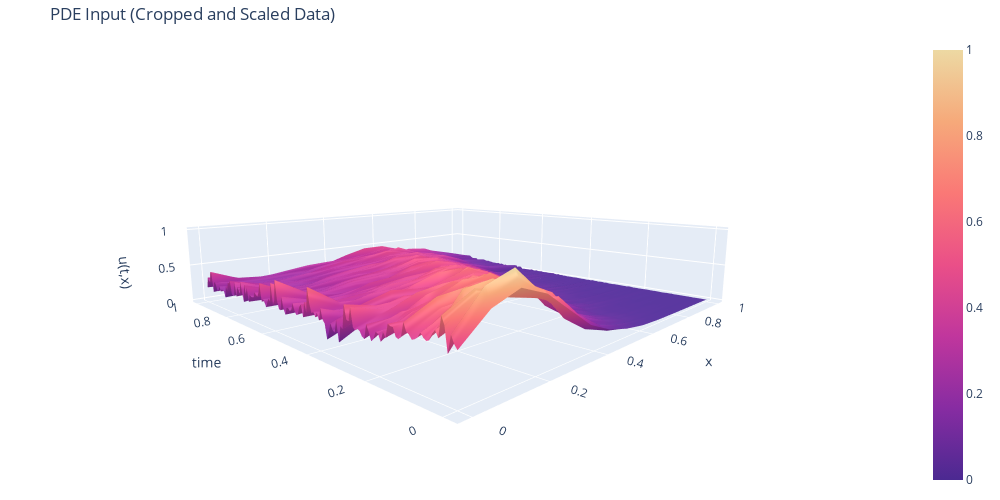

The code cell stored with this chart in its notebook:
### Markdown cell above
## Rescale

### Code cell
print(x.dtype)
x.min()
x_scaled, x_min, x_max = helpers.min_max_fit(x, 0., 1.)
t_scaled, t_min, t_max = helpers.min_max_fit(t_true, 0., 1.)
u_scaled, u_min, u_max = helpers.min_max_fit(u_true, 0., 1.)

plot_data.plot_surface(
        z=u_scaled, x=x_scaled, y=t_scaled,
        xaxis_title="x", yaxis_title="time", zaxis_title="u(t,x)",
        title='PDE Input (Cropped and Scaled Data)',
        hovertemplate='t: %{y:0.2f}<br>x: %{x:0.2f}<br> u: %{z:0.2f}<extra></extra>',
        colorscale='agsunset'
    )

x_inv = helpers.min_max_fit_inv(x_scaled, x_min, x_max, 0., 1.,)
t_inv = helpers.min_max_fit_inv(t_scaled, t_min, t_max, 0., 1.,)
u_inv = helpers.min_max_fit_inv(u_scaled, u_min, u_max, 0., 1.,)

print(t_inv[-1] - t_inv[-2])

print("||u_inv - u_true||_2", np.linalg.norm(u_inv-u_true))

### Figure 1 — Plotly figure (JSON) as saved in the notebook; plotly's stock layout.template omitted (floating-point values rounded to 4 significant figures; data arrays with more than 128 entries replaced by an {"elided": "..."} marker saying what was removed)
{"data": [{"colorscale": [[0, "rgb(75, 41, 145)"], [0.1667, "rgb(135, 44, 162)"], [0.3333, "rgb(192, 54, 157)"], [0.5, "rgb(234, 79, 136)"], [0.6667, "rgb(250, 120, 118)"], [0.8333, "rgb(246, 169, 122)"], [1, "rgb(237, 217, 163)"]], "hovertemplate": "t: %{y:0.2f}<br>x: %{x:0.2f}<br> u: %{z:0.2f}<extra></extra>", "type": "surface", "x": [0.0, 0.07692, 0.1538, 0.2308, 0.3077, 0.3846, 0.4615, 0.5385, 0.6154, 0.6923, 0.7692, 0.8462, 0.9231, 1.0], "y": {"elided": "140 float values"}, "z": {"elided": "140x14 float values"}}], "layout": {"autosize": false, "height": 500, "margin": {"b": 10, "l": 10, "r": 10, "t": 40}, "scene": {"aspectratio": {"x": 1, "y": 1, "z": 0.2}, "camera": {"eye": {"x": -1, "y": -1, "z": 0.25}}, "xaxis": {"title": {"text": "x"}}, "yaxis": {"title": {"text": "time"}}, "zaxis": {"title": {"text": "u(t,x)"}}}, "title": {"text": "PDE Input (Cropped and Scaled Data)"}, "width": 1000}}
